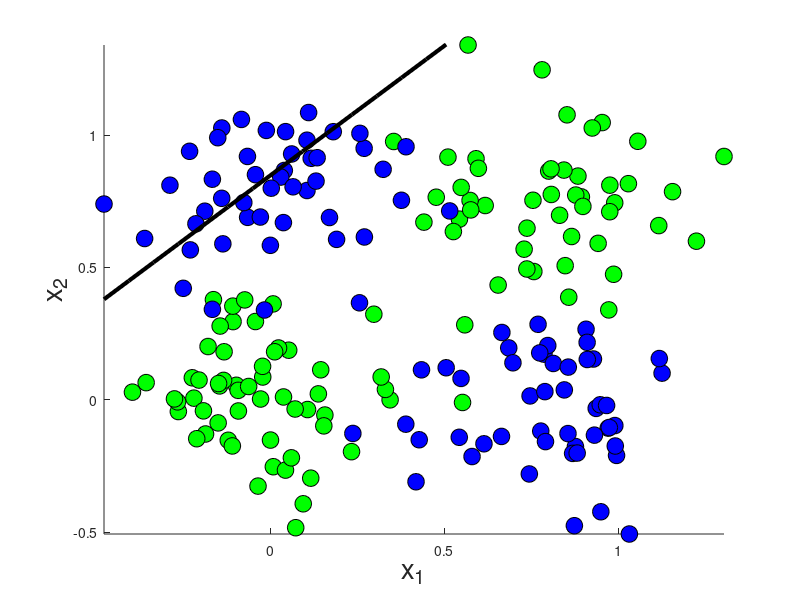
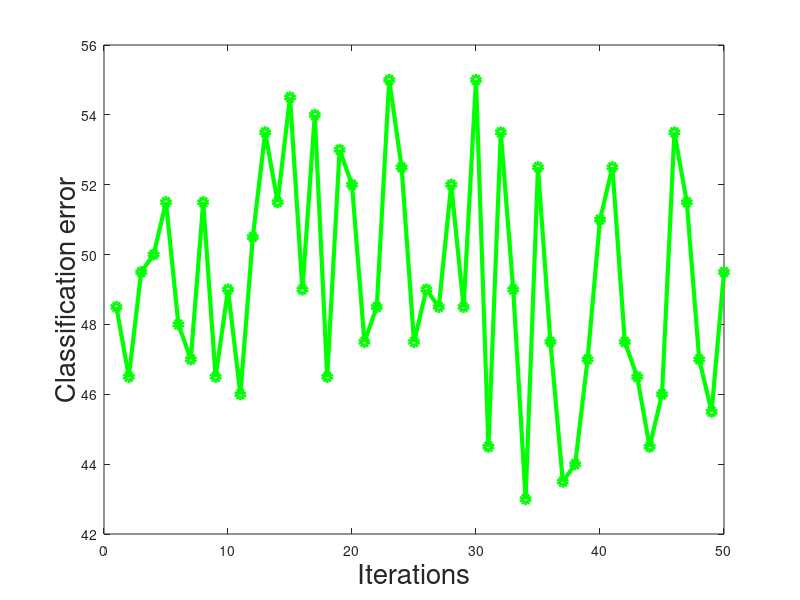

Recreate these plots in MATLAB, in order.
% Implements a perceptron online/batch update rule for learning a linear
% threshold boundary between two classes

% Inputs and parameters to be defined by user
rule = 2;      % 1 : implements perceptron batch update rule (updates on all
               % misclassified training samples at one go
               % 2 : implements perceptron online rule (updates only when a sample is misclassified)
               
maxepoch = 50; 
eta = 0.1;     % Learning rate
randflag = 1;  % 1 : randomize order of training samples (for online rule)


% Load data
load data_nonlin_sep
[N, D] = size(trainx);
x1 = trainx(Ytrain(:,1) == 1,:);  % class 1 samples
x2 = trainx(Ytrain(:,2) == 1,:);  % class 2 samples
[N1, ~] = size(x1); [N2, ~] = size(x2);


% Invert all training samples belonging to class 2
x2 = - x2;

% Initial augmented weight vector
a = 0.1*ones(1, (D+1)); 

% Augmented feature vectors
x1 = [ones(N1,1) x1];
x2 = [ - ones(N2,1) x2];
X = [x1; x2];

%Initialization
costvec = [];
errorvec = [];
epoch = 1;
I = 1:N;


while (epoch <= maxepoch)
    
    switch rule
        
        case 1
    
            % Check for misclassified samples
            b = sum(a.*X, 2);
            cost = - sum(b(b<0));
            misclassified = sum(X(b<0, :));
            errorvec = [errorvec (length(find(b<0))*100)/N];
            
            % Update weights
            a = a + eta * misclassified;
            
            
        case 2
            
            if randflag == 1
                I = randperm(N);
            end
            misclassified = 0;
            cost = 0;
            error = 0;
            
            for i = 1:N
                x = X(I(i), :);
                b = a*x';
                a = a + eta*x*(b<0);
                misclassified = misclassified + x*(b<0);
                cost = cost - b*(b<0);
                error = error + (b<0);
            end
            
            errorvec = [errorvec (error*100)/N];
            
    end
    
    costvec = [costvec cost];
    epoch = epoch + 1;
    
    if sum(misclassified) == 0
        break;
    end
    
end


% Plot training samples along with the classification boundary (only for
% 2D data)
if D == 2
    figure; hold on
    plot(x1(:,2), x1(:,3), 'og', 'MarkerFaceColor', 'g', 'MarkerSize', 12, 'MarkerEdgeColor', 'k');
    plot(- x2(:,2), - x2(:,3), 'ob', 'MarkerFaceColor', 'b', 'MarkerSize', 12, 'MarkerEdgeColor', 'k');
    xlabel('x_1', 'FontSize', 20); ylabel('x_2', 'FontSize', 20);
    xmin = min(trainx(:,1)); xmax = max(trainx(:,1));
    ymin = min(trainx(:,2)); ymax = max(trainx(:,2));
    x = xmin : (xmax-xmin)/25 : xmax;
    for i = 1:length(x)
        y(1,i) = -(a(1) + a(2)*x(1,i))/a(3);
    end
    plot(x, y, 'k-', 'LineWidth', 3); 
    axis([xmin xmax ymin ymax]);
    hold off
else
   error('Cannot plot classification boundary for dimension greater than 2'); 
end

%Plot classification error vs iterations
figure;
plot(errorvec, '-og', 'LineWidth', 3);
xlabel('Iterations', 'FontSize', 20); ylabel('Classification error', 'FontSize', 20);